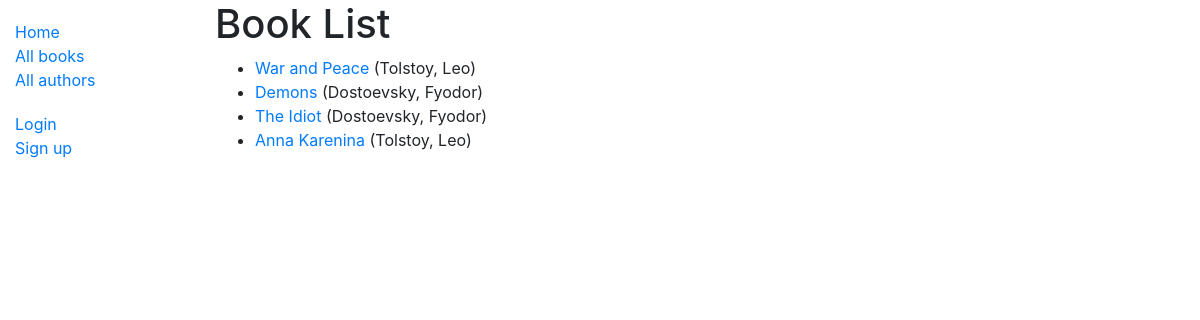
/catalog/books/, run on the app's committed database.
### catalog/models.py (models this page shows, shortened)
class Book(models.Model):
    title = models.CharField(max_length=200)
    author = models.ForeignKey('Author', on_delete=models.SET_NULL, null=True)
    summary = models.TextField(max_length=1000, help_text="Enter a brief description of the book")
    isbn = models.CharField('ISBN',max_length=13,
                            help_text='13 Character <a href="https://www.isbn-international.org/content/what-isbn">ISBN number</a>')
    genre = models.ManyToManyField(Genre, help_text="Select a genre for this book")
    def get_absolute_url(self):
        return reverse('book-detail', args=[str(self.id)])

class Author(models.Model):
    first_name = models.CharField(max_length=100)
    last_name = models.CharField(max_length=100)
    date_of_birth = models.DateField(null=True, blank=True)
    date_of_death = models.DateField('Died', null=True, blank=True)
    def __str__(self):
        return '%s, %s' % (self.last_name, self.first_name)

### catalog/views.py (the view)
class BookListView(generic.ListView):
    model = Book

### catalog/templates/catalog/book_list.html
{% extends "base_generic.html" %}
{% block content %}
    <h1>Book List</h1>
    {% if book_list %}
    <ul>
      {% for book in book_list %}
      <li>
        <a href="{{ book.get_absolute_url }}">{{ book.title }}</a> ({{book.author}})
      </li>
      {% endfor %}
    </ul>
    {% else %}
      <p>There are no books in the library.</p>
    {% endif %}
{% endblock %}

### catalog/templates/base_generic.html (shortened to what this page needs)
<!DOCTYPE html>
<html lang="en">
<head>
  <link rel="stylesheet" href="https://stackpath.bootstrapcdn.com/bootstrap/4.1.3/css/bootstrap.min.css">
  {% load static %}
  <link rel="stylesheet" href="{% static 'css/styles.css' %}">
</head>
<body>
<div class="container-fluid">
<div class="row">
  <div class="col-sm-2">
  {% block sidebar %}
  <ul class="sidebar-nav">
    <li><a href="{% url 'index' %}">Home</a></li>
    <li><a href="{% url 'books' %}">All books</a></li>
    <li><a href="{% url 'authors' %}">All authors</a></li>
  </ul>
  <ul class="sidebar-nav">
   {% if user.is_authenticated %}
     <li>User: {{ user.get_username }}</li>
     <li><a href="{% url 'my-borrowed' %}">My Borrowed</a></li>
     <li><a href="{% url 'logout'%}?next={{request.path}}">Logout</a></li>
   {% else %}
     <li><a href="{% url 'login'%}?next={{request.path}}">Login</a></li>
     <li><a href="{% url 'register' %}?next={{request.path}}">Sign up</a></li>
   {% endif %}
  </ul>
{% endblock %}
  </div>
  <div class="col-sm-10 ">
  {% block content %}{% endblock %}
  </div>
</div>
</div>
</body>
</html>

### catalog/static/css/styles.css (style rules this page uses)
.sidebar-nav { margin-top: 20px; padding: 0; list-style: none; }

### data on the page
Book: title "War and Peace", author "Tolstoy, Leo"
Book: title "Demons", author "Dostoevsky, Fyodor"
Book: title "The Idiot", author "Dostoevsky, Fyodor"
Book: title "Anna Karenina", author "Tolstoy, Leo"
